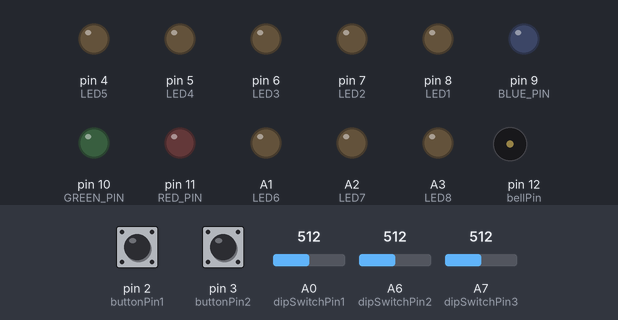
Bench run of a sketch on a simulated Arduino Nano, built with avr-gcc and run on an emulated ATmega328P. Parts: output pins drawn as LEDs (lit = HIGH), buzzer (waves = sounding). Inputs (shaded band) come from the test bench; at power-on: A6 (dipSwitchPin2) = 512, A0 (dipSwitchPin1) = 512, pin 2 (buttonPin1) HIGH, pin 3 (buttonPin2) HIGH, A7 (dipSwitchPin3) = 512. Pins used as bus, display or sensor lines are not drawn.

Above: at 1.2 s.
1.3 s: A6 (dipSwitchPin2) set to 482
At 1.42 s:
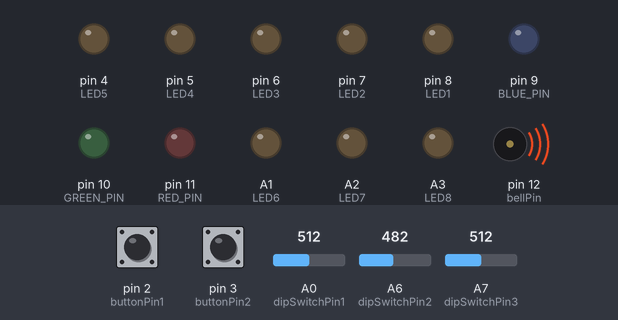
4.3 s: A0 (dipSwitchPin1) set to 490
7.3 s: pin 2 (buttonPin1) pulled LOW for 3.2 s
At 9.7 s:
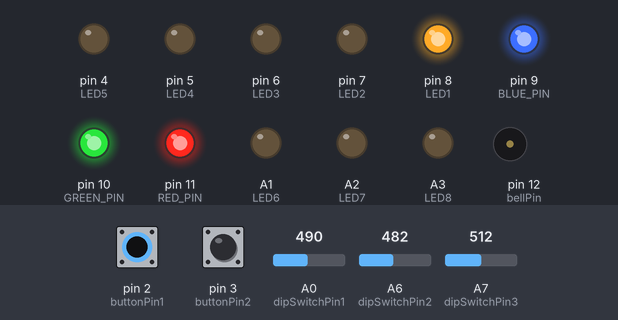
At 16.1 s:
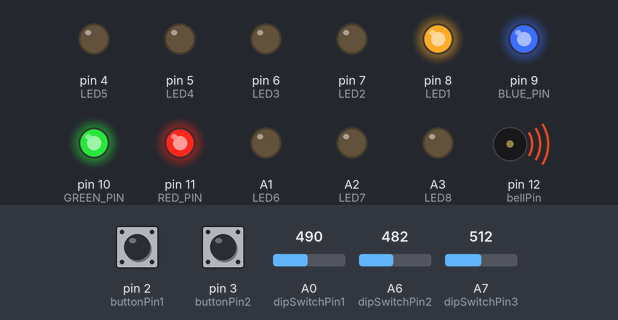
Timing chart, 0 to 18.4 s (numbered marks = the images above; inputs shaded):
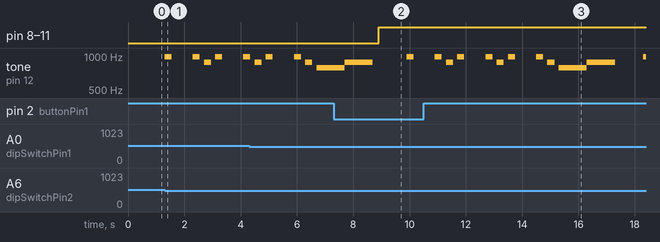

The sketch:

DragoPlosak.ino
```cpp
// (licence header left out)
/*
INFO:

buttons:
LB -> all led on
RB -> led binary counter

dip switches:
1 -> all led off
2 -> buzzer song
3 -> all led fade effect
*/

#define RED_PIN 11
#define GREEN_PIN 10
#define BLUE_PIN 9
#define LED1 8
#define LED2 7
#define LED3 6
#define LED4 5
#define LED5 4
#define LED6 A1
#define LED7 A2
#define LED8 A3

const int ledPins[] = {LED1, LED2, LED3, LED4, LED5, LED6, LED7, LED8};
const int buttonPin1 = 2;
const int buttonPin2 = 3;
const int dipSwitchPin1 = A0;
const int dipSwitchPin2 = A6;
const int dipSwitchPin3 = A7;
int binaryCounter = 0;
int bellPin = 12;

#define NOTE_C4  262
#define NOTE_D4  294
#define NOTE_E4  330
#define NOTE_F4  349
#define NOTE_G4  392
#define NOTE_A4  440
#define NOTE_B4  494

const int colors[][3] = {
  {255, 0, 0},   // Red
  {255, 165, 0}, // Orange
  {255, 255, 0}, // Yellow
  {0, 255, 0},   // Green
  {0, 255, 255}, // Cyan
  {0, 0, 255},   // Blue
  {128, 0, 128}, // Purple
  {255, 0, 255}  // Pink
};


void setup() {
  pinMode(RED_PIN, OUTPUT);
  pinMode(GREEN_PIN, OUTPUT);
  pinMode(BLUE_PIN, OUTPUT);
  pinMode(LED1, OUTPUT);
  pinMode(LED2, OUTPUT);
  pinMode(LED3, OUTPUT);
  pinMode(LED4, OUTPUT);
  pinMode(LED5, OUTPUT);
  pinMode(LED6, OUTPUT);
  pinMode(LED7, OUTPUT);
  pinMode(LED8, OUTPUT);

  pinMode(bellPin, OUTPUT);

  pinMode(buttonPin1, INPUT_PULLUP);
  pinMode(buttonPin2, INPUT_PULLUP);


  digitalWrite(LED1, LOW);
  digitalWrite(LED2, LOW);
  digitalWrite(LED3, LOW);
  digitalWrite(LED4, LOW);
  digitalWrite(LED5, LOW);
  digitalWrite(LED6, LOW);
  digitalWrite(LED7, LOW);
  digitalWrite(LED8, LOW);

  digitalWrite(bellPin, HIGH);
}

void loop() {
  int switchState1 = analogRead(dipSwitchPin1);
  int switchState2 = analogRead(dipSwitchPin2);
  int switchState3 = analogRead(dipSwitchPin3);


  if (switchState1 < 500) {
    ledoff();
  }

  if (switchState2 < 500) {
    tiger();
  }

  if (switchState3 < 500) {
    fadingRainbow();
  }
    if (digitalRead(buttonPin2) == LOW) {
    ledon();
    delay(200);
  }


    if (digitalRead(buttonPin1) == LOW) {
    incrementBinary();
    delay(200);
  }


  updateLEDs();
}

void incrementBinary() {
  binaryCounter++;
  binaryCounter %= 256;
}

void updateLEDs() {
  for (int i = 0; i < 8; i++) {
    if (binaryCounter & (1 << i)) {
      digitalWrite(ledPins[i], HIGH);
    } else {
      digitalWrite(ledPins[i], LOW);
    }
  }
}

void tiger() {
  tone(bellPin, 988, 250);
  delay(1000);
  tone(bellPin, 988, 250);
  delay(400);
  tone(bellPin, 880, 250);
  delay(400);
  tone(bellPin, 988, 250);
  delay(1000);

  tone(bellPin, 988, 250);
  delay(400);
  tone(bellPin, 880, 250);
  delay(400);
  tone(bellPin, 988, 250);
  delay(1000);

  tone(bellPin, 988, 250);
  delay(400);
  tone(bellPin, 880, 250);
  delay(400);
  tone(bellPin, 784, 1000);
  delay(1000);
  tone(bellPin, 880, 1000);
  delay(1000);
}

void playBuzzerTone() {
  tone(bellPin, 1000);
  delay(500);
  noTone(bellPin);
}

void playSong() {
  int melody[] = {
    NOTE_E4, NOTE_D4, NOTE_C4, NOTE_D4, NOTE_E4, NOTE_E4, NOTE_E4,
    NOTE_D4, NOTE_D4, NOTE_D4,
    NOTE_E4, NOTE_G4, NOTE_G4,
    NOTE_E4, NOTE_D4, NOTE_C4, NOTE_D4, NOTE_E4, NOTE_E4, NOTE_E4,
    NOTE_D4, NOTE_D4, NOTE_E4, NOTE_D4, NOTE_C4
  };
  int noteDurations[] = {
    4, 4, 4, 4, 4, 4, 2,
    4, 4, 2,
    4, 4, 2,
    4, 4, 4, 4, 4, 4, 2,
    4, 4, 4, 4, 1
  };


  for (int thisNote = 0; thisNote < sizeof(melody) / sizeof(int); thisNote++) {

    int noteDuration = 250 / noteDurations[thisNote];
    tone(bellPin, melody[thisNote], noteDuration);
    delay(noteDuration * 1.30);
    noTone(bellPin);
  }
}


void blue() {
  digitalWrite(RED_PIN, HIGH);
  digitalWrite(GREEN_PIN, HIGH);
  digitalWrite(BLUE_PIN, LOW);
  delay(1000);
}

void green() {
  digitalWrite(RED_PIN, HIGH);
  digitalWrite(GREEN_PIN, LOW);
  digitalWrite(BLUE_PIN, HIGH);
  delay(1000);
}

void red() {
  digitalWrite(RED_PIN, LOW);
  digitalWrite(GREEN_PIN, HIGH);
  digitalWrite(BLUE_PIN, HIGH);
  delay(1000);
}

void ledoff() {
  digitalWrite(RED_PIN, HIGH);
  digitalWrite(GREEN_PIN, HIGH);
  digitalWrite(BLUE_PIN, HIGH);
  delay(1000);
}

void ledon() {
  digitalWrite(RED_PIN, LOW);
  digitalWrite(GREEN_PIN, LOW);
  digitalWrite(BLUE_PIN, LOW);
  digitalWrite(LED1, LOW);
  digitalWrite(LED2, LOW);
  digitalWrite(LED3, LOW);
  digitalWrite(LED4, LOW);
  digitalWrite(LED5, LOW);
  digitalWrite(LED6, LOW);
  digitalWrite(LED7, LOW);
  digitalWrite(LED8, LOW);
  delay(1000);
}

void fadingRainbow() {
  digitalWrite(LED1, LOW);
  digitalWrite(LED2, LOW);
  digitalWrite(LED3, LOW);
  digitalWrite(LED4, LOW);
  digitalWrite(LED5, LOW);
  digitalWrite(LED6, LOW);
  digitalWrite(LED7, LOW);
  digitalWrite(LED8, LOW);
  for (int i = 0; i < sizeof(colors) / sizeof(colors[0]); i++) {
    int nextColorIndex = (i + 1) % (sizeof(colors) / sizeof(colors[0]));


    for (int j = 0; j <= 255; j += 5) {
      analogWrite(RED_PIN, colors[i][0] + (colors[nextColorIndex][0] - colors[i][0]) * j / 255);
      analogWrite(GREEN_PIN, colors[i][1] + (colors[nextColorIndex][1] - colors[i][1]) * j / 255);
      analogWrite(BLUE_PIN, colors[i][2] + (colors[nextColorIndex][2] - colors[i][2]) * j / 255);
      delay(15);
    }
  }
}
```

Measured:
- the behaviour switches between 500 and 499 on A6 (dipSwitchPin2) (found by bisection; images 0 and 1)
- after the input at 1.3 s, tone on pin 12 (bellPin): plays 988 Hz for 0.25 s, 988 Hz for 0.25 s, 880 Hz for 0.25 s, 988 Hz for 0.25 s, 988 Hz for 0.20 s, starting at once
- after the input at 7.3 s, pin 8 (LED1): LOW → HIGH after 1.6 s
